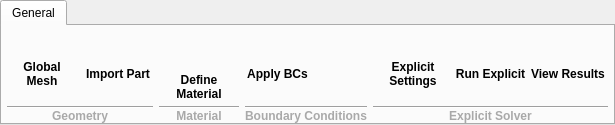
      <widget class="QWidget" name="ExplicitSolver">
       <attribute name="title">
        <string>Explicit</string>
       </attribute>
       <layout class="QHBoxLayout" name="horizontalLayout_31">
        <property name="leftMargin">
         <number>0</number>
        </property>
        <property name="topMargin">
         <number>0</number>
        </property>
        <property name="rightMargin">
         <number>0</number>
        </property>
        <property name="bottomMargin">
         <number>0</number>
        </property>
        <item>
         <widget class="QTabWidget" name="ExplicitPipelines">
          <property name="maximumSize">
           <size>
            <width>16777215</width>
            <height>125</height>
           </size>
          </property>
          <property name="font">
           <font>
            <bold>false</bold>
           </font>
          </property>
          <property name="currentIndex">
           <number>0</number>
          </property>
          <widget class="QWidget" name="Mesh_3">
           <attribute name="title">
            <string>General</string>
           </attribute>
           <layout class="QHBoxLayout" name="horizontalLayout_25">
            <property name="leftMargin">
             <number>5</number>
            </property>
            <property name="topMargin">
             <number>0</number>
            </property>
            <property name="rightMargin">
             <number>5</number>
            </property>
            <property name="bottomMargin">
             <number>0</number>
            </property>
            <item>
             <widget class="QFrame" name="PartTools_4">
              <property name="frameShape">
               <enum>QFrame::NoFrame</enum>
              </property>
              <property name="frameShadow">
               <enum>QFrame::Raised</enum>
              </property>
              <layout class="QVBoxLayout" name="verticalLayout_55">
               <property name="spacing">
                <number>0</number>
               </property>
               <property name="leftMargin">
                <number>0</number>
               </property>
               <property name="topMargin">
                <number>0</number>
               </property>
               <property name="rightMargin">
                <number>0</number>
               </property>
               <property name="bottomMargin">
                <number>0</number>
               </property>
               <item alignment="Qt::AlignLeft">
                <widget class="QFrame" name="frame_5">
                 <property name="frameShape">
                  <enum>QFrame::NoFrame</enum>
                 </property>
                 <property name="frameShadow">
                  <enum>QFrame::Raised</enum>
                 </property>
                 <layout class="QHBoxLayout" name="horizontalLayout_26">
                  <property name="leftMargin">
                   <number>0</number>
                  </property>
                  <property name="topMargin">
                   <number>0</number>
                  </property>
                  <property name="rightMargin">
                   <number>0</number>
                  </property>
                  <property name="bottomMargin">
                   <number>0</number>
                  </property>
                  <item>
                   <widget class="QFrame" name="GlobaMesh">
                    <property name="minimumSize">
                     <size>
                      <width>70</width>
                      <height>80</height>
                     </size>
                    </property>
                    <property name="maximumSize">
                     <size>
                      <width>70</width>
                      <height>80</height>
                     </size>
                    </property>
                    <property name="frameShape">
                     <enum>QFrame::NoFrame</enum>
                    </property>
                    <property name="frameShadow">
                     <enum>QFrame::Raised</enum>
                    </property>
                    <layout class="QVBoxLayout" name="verticalLayout_34">
                     <property name="spacing">
                      <number>0</number>
                     </property>
                     <property name="leftMargin">
                      <number>0</number>
                     </property>
                     <property name="topMargin">
                      <number>0</number>
                     </property>
                     <property name="rightMargin">
                      <number>0</number>
                     </property>
                     <property name="bottomMargin">
                      <number>5</number>
                     </property>
                     <item>
                      <widget class="QPushButton" name="BGlobalMesh">
                       <property name="text">
                        <string/>
                       </property>
                       <property name="icon">
                        <iconset resource="Icons/IconResourceFile.qrc">
                         <normaloff>:/Blue Icons/Blue Icons/mesh.svg</normaloff>:/Blue Icons/Blue Icons/mesh.svg</iconset>
                       </property>
                       <property name="iconSize">
                        <size>
                         <width>40</width>
                         <height>40</height>
                        </size>
                       </property>
                       <property name="flat">
                        <bool>true</bool>
                       </property>
                      </widget>
                     </item>
                     <item>
                      <widget class="QLabel" name="LGlobalMesh">
                       <property name="text">
                        <string>&lt;html&gt;&lt;head/&gt;&lt;body&gt;&lt;p align=&quot;center&quot;&gt;&lt;span style=&quot; font-weight:700;&quot;&gt;Global        Mesh&lt;/span&gt;&lt;/p&gt;&lt;/body&gt;&lt;/html&gt;</string>
                       </property>
                       <property name="wordWrap">
                        <bool>true</bool>
                       </property>
                      </widget>
                     </item>
                    </layout>
                   </widget>
                  </item>
                  <item>
                   <widget class="QFrame" name="ImportPart_4">
                    <property name="minimumSize">
                     <size>
                      <width>70</width>
                      <height>80</height>
                     </size>
                    </property>
                    <property name="maximumSize">
                     <size>
                      <width>70</width>
                      <height>80</height>
                     </size>
                    </property>
                    <property name="frameShape">
                     <enum>QFrame::NoFrame</enum>
                    </property>
                    <property name="frameShadow">
                     <enum>QFrame::Raised</enum>
                    </property>
                    <layout class="QVBoxLayout" name="verticalLayout_56">
                     <property name="spacing">
                      <number>0</number>
                     </property>
                     <property name="leftMargin">
                      <number>0</number>
                     </property>
                     <property name="topMargin">
                      <number>0</number>
                     </property>
                     <property name="rightMargin">
                      <number>0</number>
                     </property>
                     <property name="bottomMargin">
                      <number>5</number>
                     </property>
                     <item>
                      <widget class="QPushButton" name="BImportPart_4">
                       <property name="text">
                        <string/>
                       </property>
                       <property name="icon">
                        <iconset resource="Icons/IconResourceFile.qrc">
                         <normaloff>:/Blue Icons/Blue Icons/Cube.svg</normaloff>:/Blue Icons/Blue Icons/Cube.svg</iconset>
                       </property>
                       <property name="iconSize">
                        <size>
                         <width>50</width>
                         <height>50</height>
                        </size>
                       </property>
                       <property name="flat">
                        <bool>true</bool>
                       </property>
                      </widget>
                     </item>
                     <item>
                      <widget class="QLabel" name="LImportPart_4">
                       <property name="text">
                        <string>&lt;html&gt;&lt;head/&gt;&lt;body&gt;&lt;p align=&quot;center&quot;&gt;&lt;span style=&quot; font-weight:700;&quot;&gt;Import Part&lt;/span&gt;&lt;/p&gt;&lt;/body&gt;&lt;/html&gt;</string>
                       </property>
                       <property name="wordWrap">
                        <bool>true</bool>
                       </property>
                      </widget>
                     </item>
                    </layout>
                   </widget>
                  </item>
                 </layout>
                </widget>
               </item>
               <item>
                <widget class="Line" name="LinePartTools_4">
                 <property name="orientation">
                  <enum>Qt::Horizontal</enum>
                 </property>
                </widget>
               </item>
               <item>
                <widget class="QLabel" name="LPartTools_4">
                 <property name="text">
                  <string>&lt;html&gt;&lt;head/&gt;&lt;body&gt;&lt;p align=&quot;center&quot;&gt;&lt;span style=&quot; font-weight:700; color:#a9a9a9;&quot;&gt;Geometry&lt;/span&gt;&lt;/p&gt;&lt;/body&gt;&lt;/html&gt;</string>
                 </property>
                </widget>
               </item>
              </layout>
             </widget>
            </item>
            <item>
             <widget class="QFrame" name="MaterialTools_4">
              <property name="frameShape">
               <enum>QFrame::NoFrame</enum>
              </property>
              <property name="frameShadow">
               <enum>QFrame::Raised</enum>
              </property>
              <layout class="QVBoxLayout" name="verticalLayout_57">
               <property name="spacing">
                <number>0</number>
               </property>
               <property name="leftMargin">
                <number>0</number>
               </property>
               <property name="topMargin">
                <number>0</number>
               </property>
               <property name="rightMargin">
                <number>0</number>
               </property>
               <property name="bottomMargin">
                <number>0</number>
               </property>
               <item alignment="Qt::AlignLeft">
                <widget class="QFrame" name="MaterialToolsBtns_4">
                 <property name="frameShape">
                  <enum>QFrame::NoFrame</enum>
                 </property>
                 <property name="frameShadow">
                  <enum>QFrame::Raised</enum>
                 </property>
                 <layout class="QHBoxLayout" name="horizontalLayout_27">
                  <property name="spacing">
                   <number>0</number>
                  </property>
                  <property name="leftMargin">
                   <number>0</number>
                  </property>
                  <property name="topMargin">
                   <number>0</number>
                  </property>
                  <property name="rightMargin">
                   <number>0</number>
                  </property>
                  <property name="bottomMargin">
                   <number>0</number>
                  </property>
                  <item alignment="Qt::AlignLeft">
                   <widget class="QFrame" name="DefineMaterial_4">
                    <property name="minimumSize">
                     <size>
                      <width>80</width>
                      <height>80</height>
                     </size>
                    </property>
                    <property name="maximumSize">
                     <size>
                      <width>80</width>
                      <height>80</height>
                     </size>
                    </property>
                    <property name="frameShape">
                     <enum>QFrame::NoFrame</enum>
                    </property>
                    <property name="frameShadow">
                     <enum>QFrame::Raised</enum>
                    </property>
                    <layout class="QVBoxLayout" name="verticalLayout_58">
                     <property name="spacing">
                      <number>0</number>
                     </property>
                     <property name="leftMargin">
                      <number>0</number>
                     </property>
                     <property name="topMargin">
                      <number>0</number>
                     </property>
                     <property name="rightMargin">
                      <number>0</number>
                     </property>
                     <property name="bottomMargin">
                      <number>5</number>
                     </property>
                     <item>
                      <widget class="QPushButton" name="BDefineMaterial_4">
                       <property name="text">
                        <string/>
                       </property>
                       <property name="icon">
                        <iconset resource="Icons/IconResourceFile.qrc">
                         <normaloff>:/Blue Icons/Blue Icons/mine.svg</normaloff>:/Blue Icons/Blue Icons/mine.svg</iconset>
                       </property>
                       <property name="iconSize">
                        <size>
                         <width>50</width>
                         <height>50</height>
                        </size>
                       </property>
                       <property name="flat">
                        <bool>true</bool>
                       </property>
                      </widget>
                     </item>
                     <item alignment="Qt::AlignBottom">
                      <widget class="QLabel" name="LDefineMaterial_4">
                       <property name="text">
                        <string>&lt;html&gt;&lt;head/&gt;&lt;body&gt;&lt;p align=&quot;center&quot;&gt;&lt;span style=&quot; font-weight:700;&quot;&gt;Define Material&lt;/span&gt;&lt;/p&gt;&lt;/body&gt;&lt;/html&gt;</string>
                       </property>
                       <property name="wordWrap">
                        <bool>true</bool>
                       </property>
                      </widget>
                     </item>
                    </layout>
                   </widget>
                  </item>
                 </layout>
                </widget>
               </item>
               <item>
                <widget class="Line" name="LineMaterialTools_4">
                 <property name="orientation">
                  <enum>Qt::Horizontal</enum>
                 </property>
                </widget>
               </item>
               <item>
                <widget class="QLabel" name="LMaterialTools_4">
                 <property name="text">
                  <string>&lt;html&gt;&lt;head/&gt;&lt;body&gt;&lt;p align=&quot;center&quot;&gt;&lt;span style=&quot; font-weight:700; color:#a9a9a9;&quot;&gt;Material&lt;/span&gt;&lt;/p&gt;&lt;/body&gt;&lt;/html&gt;</string>
                 </property>
                </widget>
               </item>
              </layout>
             </widget>
            </item>
            <item>
             <widget class="QFrame" name="BCTools_4">
              <property name="frameShape">
               <enum>QFrame::NoFrame</enum>
              </property>
              <property name="frameShadow">
               <enum>QFrame::Raised</enum>
              </property>
              <layout class="QVBoxLayout" name="verticalLayout_59">
               <property name="spacing">
                <number>0</number>
               </property>
               <property name="leftMargin">
                <number>0</number>
               </property>
               <property name="topMargin">
                <number>0</number>
               </property>
               <property name="rightMargin">
                <number>0</number>
               </property>
               <property name="bottomMargin">
                <number>0</number>
               </property>
               <item alignment="Qt::AlignLeft">
                <widget class="QFrame" name="ApplyBC_4">
                 <property name="minimumSize">
                  <size>
                   <width>65</width>
                   <height>80</height>
                  </size>
                 </property>
                 <property name="maximumSize">
                  <size>
                   <width>70</width>
                   <height>80</height>
                  </size>
                 </property>
                 <property name="frameShape">
                  <enum>QFrame::NoFrame</enum>
                 </property>
                 <property name="frameShadow">
                  <enum>QFrame::Raised</enum>
                 </property>
                 <layout class="QVBoxLayout" name="verticalLayout_60">
                  <property name="spacing">
                   <number>0</number>
                  </property>
                  <property name="leftMargin">
                   <number>0</number>
                  </property>
                  <property name="topMargin">
                   <number>0</number>
                  </property>
                  <property name="rightMargin">
                   <number>0</number>
                  </property>
                  <property name="bottomMargin">
                   <number>5</number>
                  </property>
                  <item>
                   <widget class="QPushButton" name="BApplyBC_4">
                    <property name="text">
                     <string/>
                    </property>
                    <property name="icon">
                     <iconset resource="Icons/IconResourceFile.qrc">
                      <normaloff>:/Blue Icons/Blue Icons/brick.svg</normaloff>:/Blue Icons/Blue Icons/brick.svg</iconset>
                    </property>
                    <property name="iconSize">
                     <size>
                      <width>50</width>
                      <height>50</height>
                     </size>
                    </property>
                    <property name="flat">
                     <bool>true</bool>
                    </property>
                   </widget>
                  </item>
                  <item>
                   <widget class="QLabel" name="LApplyBC_4">
                    <property name="text">
                     <string>&lt;html&gt;&lt;head/&gt;&lt;body&gt;&lt;p align=&quot;center&quot;&gt;&lt;span style=&quot; font-weight:700;&quot;&gt;Apply BCs&lt;/span&gt;&lt;/p&gt;&lt;/body&gt;&lt;/html&gt;</string>
                    </property>
                    <property name="wordWrap">
                     <bool>true</bool>
                    </property>
                   </widget>
                  </item>
                 </layout>
                </widget>
               </item>
               <item>
                <widget class="Line" name="LineBCTools_4">
                 <property name="orientation">
                  <enum>Qt::Horizontal</enum>
                 </property>
                </widget>
               </item>
               <item>
                <widget class="QLabel" name="LBCTools_4">
                 <property name="text">
                  <string>&lt;html&gt;&lt;head/&gt;&lt;body&gt;&lt;p align=&quot;center&quot;&gt;&lt;span style=&quot; font-weight:700; color:#a9a9a9;&quot;&gt;Boundary Conditions&lt;/span&gt;&lt;/p&gt;&lt;/body&gt;&lt;/html&gt;</string>
                 </property>
                </widget>
               </item>
              </layout>
             </widget>
            </item>
            <item>
             <widget class="QFrame" name="JobTools_6">
              <property name="frameShape">
               <enum>QFrame::NoFrame</enum>
              </property>
              <property name="frameShadow">
               <enum>QFrame::Raised</enum>
              </property>
              <layout class="QVBoxLayout" name="verticalLayout_63">
               <property name="spacing">
                <number>0</number>
               </property>
               <property name="leftMargin">
                <number>0</number>
               </property>
               <property name="topMargin">
                <number>0</number>
               </property>
               <property name="rightMargin">
                <number>0</number>
               </property>
               <property name="bottomMargin">
                <number>0</number>
               </property>
               <item alignment="Qt::AlignLeft">
                <widget class="QFrame" name="JobToolsBtns_6">
                 <property name="minimumSize">
                  <size>
                   <width>0</width>
                   <height>0</height>
                  </size>
                 </property>
                 <property name="maximumSize">
                  <size>
                   <width>16777215</width>
                   <height>16777215</height>
                  </size>
                 </property>
                 <property name="frameShape">
                  <enum>QFrame::NoFrame</enum>
                 </property>
                 <property name="frameShadow">
                  <enum>QFrame::Raised</enum>
                 </property>
                 <layout class="QHBoxLayout" name="horizontalLayout_30">
                  <property name="spacing">
                   <number>0</number>
                  </property>
                  <property name="leftMargin">
                   <number>0</number>
                  </property>
                  <property name="topMargin">
                   <number>0</number>
                  </property>
                  <property name="rightMargin">
                   <number>0</number>
                  </property>
                  <property name="bottomMargin">
                   <number>0</number>
                  </property>
                  <item alignment="Qt::AlignLeft">
                   <widget class="QFrame" name="SolverSettings_6">
                    <property name="minimumSize">
                     <size>
                      <width>80</width>
                      <height>80</height>
                     </size>
                    </property>
                    <property name="maximumSize">
                     <size>
                      <width>80</width>
                      <height>80</height>
                     </size>
                    </property>
                    <property name="frameShape">
                     <enum>QFrame::NoFrame</enum>
                    </property>
                    <property name="frameShadow">
                     <enum>QFrame::Raised</enum>
                    </property>
                    <layout class="QVBoxLayout" name="verticalLayout_64">
                     <property name="spacing">
                      <number>0</number>
                     </property>
                     <property name="leftMargin">
                      <number>0</number>
                     </property>
                     <property name="topMargin">
                      <number>0</number>
                     </property>
                     <property name="rightMargin">
                      <number>0</number>
                     </property>
                     <property name="bottomMargin">
                      <number>5</number>
                     </property>
                     <item>
                      <widget class="QPushButton" name="BSolverSettings_6">
                       <property name="text">
                        <string/>
                       </property>
                       <property name="icon">
                        <iconset resource="Icons/IconResourceFile.qrc">
                         <normaloff>:/Blue Icons/Blue Icons/gear.svg</normaloff>:/Blue Icons/Blue Icons/gear.svg</iconset>
                       </property>
                       <property name="iconSize">
                        <size>
                         <width>50</width>
                         <height>50</height>
                        </size>
                       </property>
                       <property name="flat">
                        <bool>true</bool>
                       </property>
                      </widget>
                     </item>
                     <item>
                      <widget class="QLabel" name="LSolverSettings_7">
                       <property name="text">
                        <string>&lt;html&gt;&lt;head/&gt;&lt;body&gt;&lt;p align=&quot;center&quot;&gt;&lt;span style=&quot; font-weight:700;&quot;&gt;Explicit Settings&lt;/span&gt;&lt;/p&gt;&lt;/body&gt;&lt;/html&gt;</string>
                       </property>
                       <property name="wordWrap">
                        <bool>true</bool>
                       </property>
                      </widget>
                     </item>
                    </layout>
                   </widget>
                  </item>
                  <item>
                   <widget class="QFrame" name="RunEVPFFT_6">
                    <property name="minimumSize">
                     <size>
                      <width>75</width>
                      <height>80</height>
                     </size>
                    </property>
                    <property name="maximumSize">
                     <size>
                      <width>65</width>
                      <height>80</height>
                     </size>
                    </property>
                    <property name="frameShape">
                     <enum>QFrame::NoFrame</enum>
                    </property>
                    <property name="frameShadow">
                     <enum>QFrame::Raised</enum>
                    </property>
                    <layout class="QVBoxLayout" name="verticalLayout_65">
                     <property name="spacing">
                      <number>0</number>
                     </property>
                     <property name="leftMargin">
                      <number>0</number>
                     </property>
                     <property name="topMargin">
                      <number>0</number>
                     </property>
                     <property name="rightMargin">
                      <number>0</number>
                     </property>
                     <property name="bottomMargin">
                      <number>5</number>
                     </property>
                     <item>
                      <widget class="QPushButton" name="BRunEVPFFT_6">
                       <property name="text">
                        <string/>
                       </property>
                       <property name="icon">
                        <iconset resource="Icons/IconResourceFile.qrc">
                         <normaloff>:/Blue Icons/Blue Icons/Play.svg</normaloff>:/Blue Icons/Blue Icons/Play.svg</iconset>
                       </property>
                       <property name="iconSize">
                        <size>
                         <width>40</width>
                         <height>40</height>
                        </size>
                       </property>
                       <property name="flat">
                        <bool>true</bool>
                       </property>
                      </widget>
                     </item>
                     <item>
                      <widget class="QLabel" name="LRunEVPFFT_6">
                       <property name="text">
                        <string>&lt;html&gt;&lt;head/&gt;&lt;body&gt;&lt;p align=&quot;center&quot;&gt;&lt;span style=&quot; font-weight:700;&quot;&gt;Run Explicit&lt;/span&gt;&lt;/p&gt;&lt;/body&gt;&lt;/html&gt;</string>
                       </property>
                       <property name="wordWrap">
                        <bool>true</bool>
                       </property>
                      </widget>
                     </item>
                    </layout>
                   </widget>
                  </item>
                  <item>
                   <widget class="QFrame" name="ViewResults_3">
                    <property name="minimumSize">
                     <size>
                      <width>80</width>
                      <height>80</height>
                     </size>
                    </property>
                    <property name="maximumSize">
                     <size>
                      <width>80</width>
                      <height>80</height>
                     </size>
                    </property>
                    <property name="frameShape">
                     <enum>QFrame::NoFrame</enum>
                    </property>
                    <property name="frameShadow">
                     <enum>QFrame::Raised</enum>
                    </property>
                    <layout class="QVBoxLayout" name="verticalLayout_66">
                     <property name="spacing">
                      <number>0</number>
                     </property>
                     <property name="leftMargin">
                      <number>0</number>
                     </property>
                     <property name="topMargin">
                      <number>0</number>
                     </property>
                     <property name="rightMargin">
                      <number>0</number>
                     </property>
                     <property name="bottomMargin">
                      <number>5</number>
                     </property>
                     <item>
                      <widget class="QPushButton" name="BViewResults_3">
                       <property name="text">
                        <string/>
                       </property>
                       <property name="icon">
                        <iconset resource="Icons/IconResourceFile.qrc">
                         <normaloff>:/Blue Icons/Blue Icons/magnify.svg</normaloff>:/Blue Icons/Blue Icons/magnify.svg</iconset>
                       </property>
                       <property name="iconSize">
                        <size>
                         <width>40</width>
                         <height>40</height>
                        </size>
                       </property>
                       <property name="flat">
                        <bool>true</bool>
                       </property>
                      </widget>
                     </item>
                     <item>
                      <widget class="QLabel" name="LViewResults_3">
                       <property name="text">
                        <string>&lt;html&gt;&lt;head/&gt;&lt;body&gt;&lt;p align=&quot;center&quot;&gt;&lt;span style=&quot; font-weight:700;&quot;&gt;View Results&lt;/span&gt;&lt;/p&gt;&lt;/body&gt;&lt;/html&gt;</string>
                       </property>
                       <property name="wordWrap">
                        <bool>true</bool>
                       </property>
                      </widget>
                     </item>
                    </layout>
                   </widget>
                  </item>
                 </layout>
                </widget>
               </item>
               <item>
                <widget class="Line" name="LineJobTools_6">
                 <property name="orientation">
                  <enum>Qt::Horizontal</enum>
                 </property>
                </widget>
               </item>
               <item>
                <widget class="QLabel" name="LJobTools_6">
                 <property name="text">
                  <string>&lt;html&gt;&lt;head/&gt;&lt;body&gt;&lt;p align=&quot;center&quot;&gt;&lt;span style=&quot; font-weight:700; color:#a9a9a9;&quot;&gt;Explicit Solver&lt;/span&gt;&lt;/p&gt;&lt;/body&gt;&lt;/html&gt;</string>
                 </property>
                </widget>
               </item>
              </layout>
             </widget>
            </item>
           </layout>
          </widget>
         </widget>
        </item>
       </layout>
      </widget>
